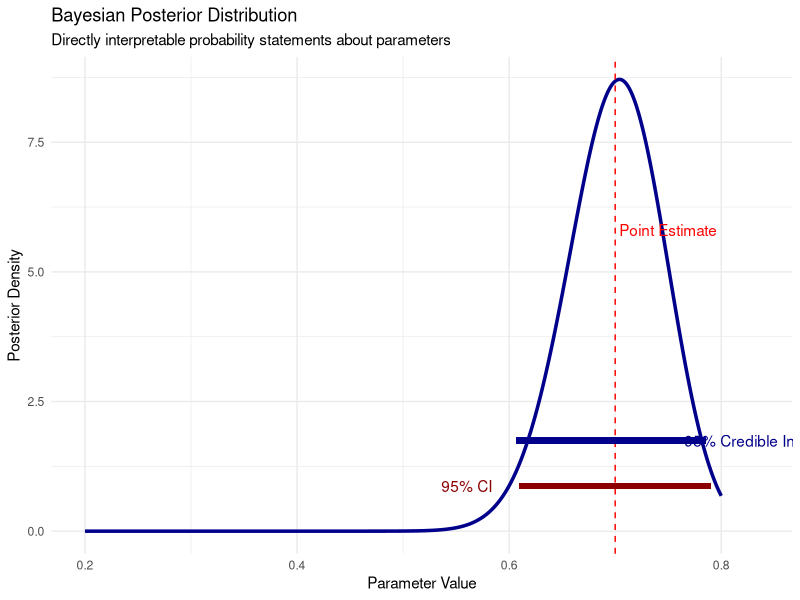
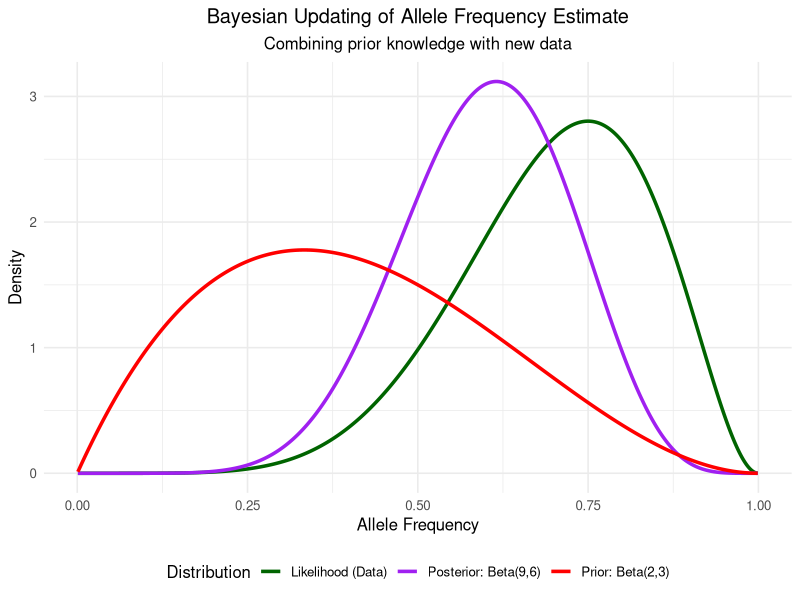
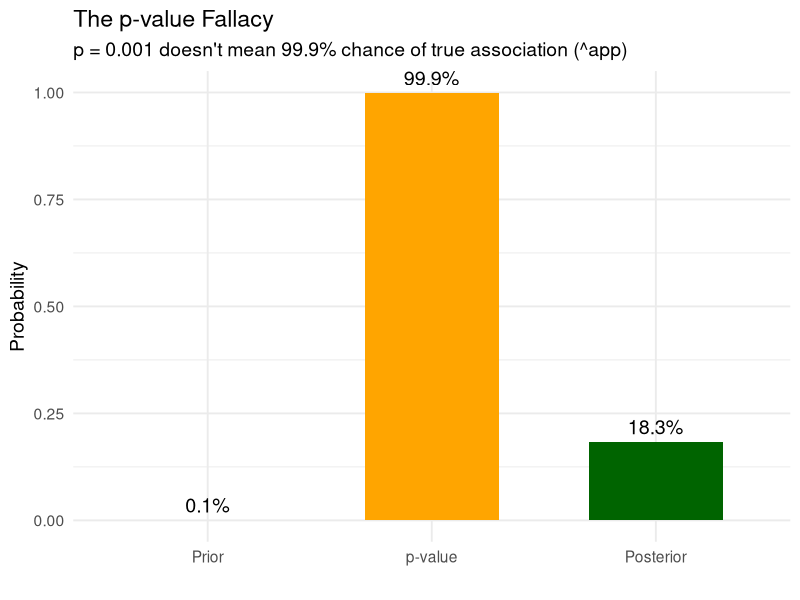
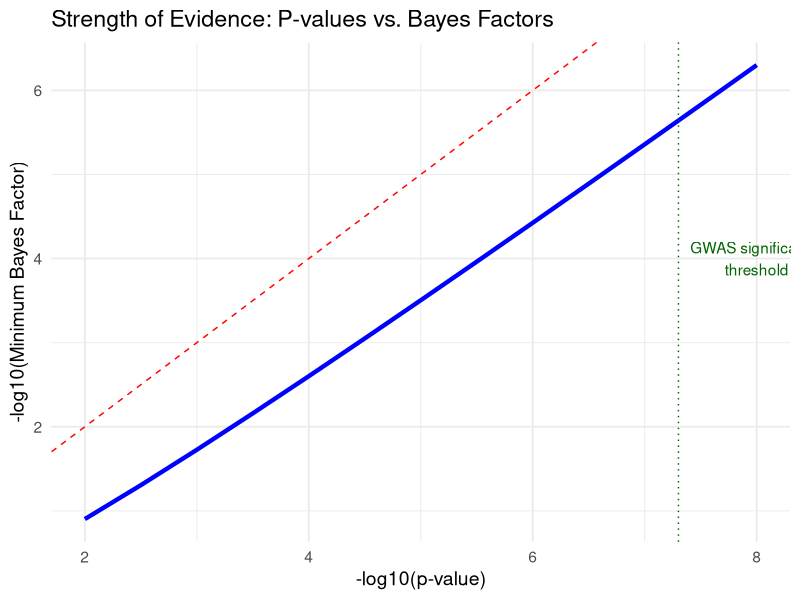
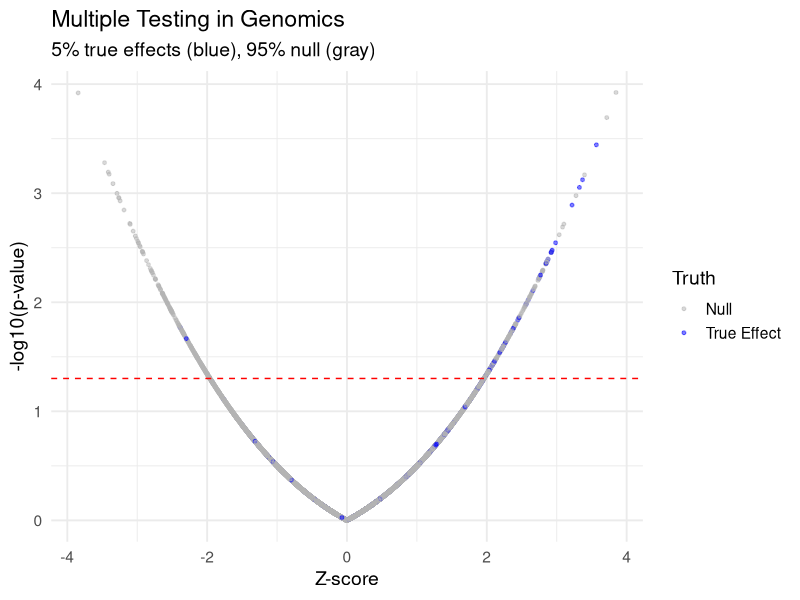
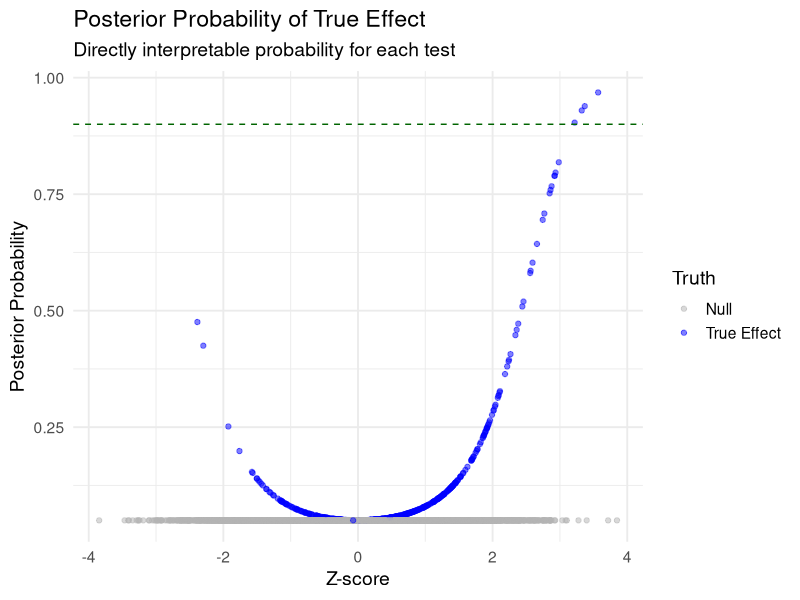
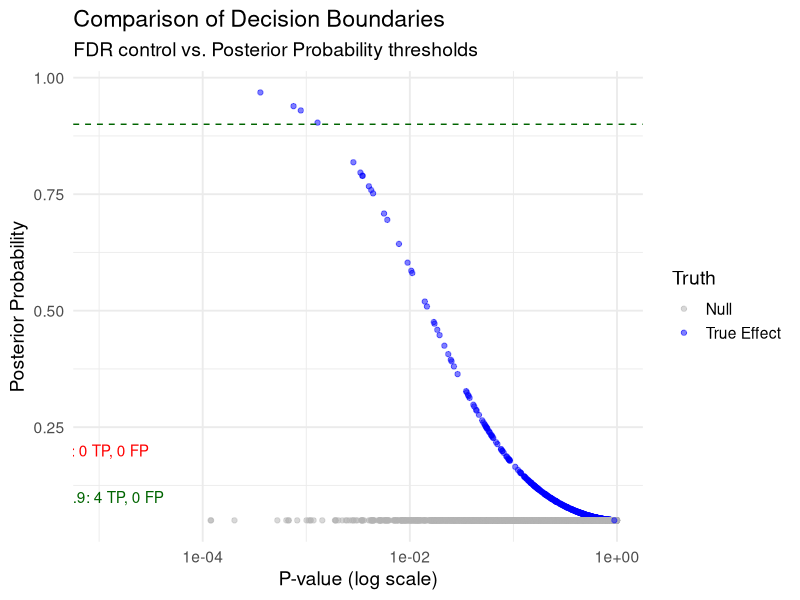
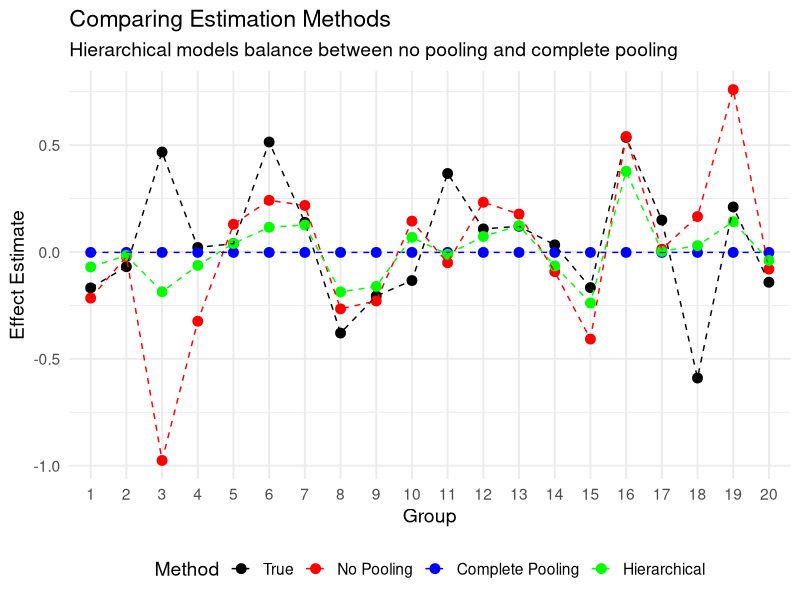

The R source for these figures, in order:
## ---- chunk 1
# Load necessary packages
library(tidyverse)
library(ggplot2)
library(reshape2)
library(viridis)
library(gtools)     # For Dirichlet distribution
library(gridExtra)  # For arranging plots

# Set a clean theme for all plots
theme_set(theme_minimal(base_size = 12) + 
          theme(plot.title = element_text(hjust = 0.5),
                plot.subtitle = element_text(hjust = 0.5)))

# Set seed for reproducibility
set.seed(42)
## ---- chunk 2
# Create example data for frequentist vs Bayesian comparison
x <- seq(0.2, 0.8, length = 1000)

# Bayesian posterior (beta distribution)
post_y <- dbeta(x, 70, 30)

# Create data frame for plotting
plot_data <- data.frame(
  x = x,
  y = post_y
)

# Point estimate
point_est <- 0.7
ci_lower <- 0.61
ci_upper <- 0.79
cred_lower <- qbeta(0.025, 70, 30)
cred_upper <- qbeta(0.975, 70, 30)

# Get maximum y value for annotation positioning
max_y_val <- max(plot_data$y)

# Plot
ggplot(plot_data, aes(x = x, y = y)) +
  geom_line(size = 1.2, color = "darkblue") +
  geom_vline(xintercept = point_est, color = "red", linetype = "dashed") +
  geom_segment(aes(x = ci_lower, xend = ci_upper, y = max_y_val/10, yend = max_y_val/10), 
               color = "darkred", size = 2) +
  geom_segment(aes(x = cred_lower, xend = cred_upper, y = max_y_val/5, yend = max_y_val/5), 
               color = "darkblue", size = 2) +
  annotate("text", x = point_est + 0.05, y = max_y_val/1.5, 
           label = "Point Estimate", color = "red") +
  annotate("text", x = ci_lower - 0.05, y = max_y_val/10, 
           label = "95% CI", color = "darkred") +
  annotate("text", x = cred_upper + 0.05, y = max_y_val/5, 
           label = "95% Credible Interval", color = "darkblue") +
  labs(title = "Bayesian Posterior Distribution",
       subtitle = "Directly interpretable probability statements about parameters",
       x = "Parameter Value", 
       y = "Posterior Density") +
  theme_minimal()
## ---- chunk 3
# Create data for three distributions
x <- seq(0.001, 0.999, length = 1000)
prior <- data.frame(x = x, y = dbeta(x, 2, 3), Distribution = "Prior: Beta(2,3)")
likelihood <- data.frame(x = x, y = dbeta(x, 7, 3), Distribution = "Likelihood (Data)")
posterior <- data.frame(x = x, y = dbeta(x, 9, 6), Distribution = "Posterior: Beta(9,6)")

# Combine data
all_distributions <- rbind(prior, likelihood, posterior)

# Plot all three distributions
ggplot(all_distributions, aes(x = x, y = y, color = Distribution)) +
  geom_line(size = 1.2) +
  scale_color_manual(values = c("darkgreen", "purple", "red")) +
  labs(title = "Bayesian Updating of Allele Frequency Estimate",
       subtitle = "Combining prior knowledge with new data",
       x = "Allele Frequency", 
       y = "Density") +
  theme(legend.position = "bottom")
## ---- chunk 4
# Parameters
prior_prob <- 1/1000  # Prior probability of true association
p_value <- 0.001      # Observed p-value

# Convert p-value to z-score
z <- qnorm(p_value/2, lower.tail = FALSE)

# Calculate Bayes factor (approximate)
bf <- exp(z^2/2)

# Calculate posterior probability
posterior <- (prior_prob * bf) / (prior_prob * bf + (1 - prior_prob))

# Create data for visualization
df <- data.frame(
  Stage = factor(c("Prior", "p-value", "Posterior"), 
                levels = c("Prior", "p-value", "Posterior")),
  Probability = c(prior_prob, 1-p_value, posterior),
  Label = c(paste0(round(prior_prob*100, 2), "%"), 
           paste0(round((1-p_value)*100, 1), "%"), 
           paste0(round(posterior*100, 1), "%"))
)

# Create plot
ggplot(df, aes(x = Stage, y = Probability)) +
  geom_bar(stat = "identity", fill = c("lightblue", "orange", "darkgreen"), width = 0.6) +
  geom_text(aes(label = Label), vjust = -0.5, size = 5) +
  ylim(0, 1) +
  labs(title = "The p-value Fallacy",
       subtitle = "p = 0.001 doesn't mean 99.9% chance of true association (^app)",
       x = "", y = "Probability") +
  theme_minimal(base_size = 14)
## ---- chunk 5
# Create data
p_values <- 10^seq(-8, -2, 0.5)
log10_p <- -log10(p_values)
min_bf <- -exp(1) * p_values * log(p_values)
log10_min_bf <- -log10(min_bf)

# Create plot data
plot_data <- data.frame(
  log10_p = log10_p,
  log10_min_bf = log10_min_bf
)

# Plot
ggplot(plot_data, aes(x = log10_p, y = log10_min_bf)) +
  geom_line(size = 1.5, color = "blue") +
  geom_abline(slope = 1, intercept = 0, linetype = "dashed", color = "red") +
  geom_vline(xintercept = -log10(5e-8), linetype = "dotted", color = "darkgreen") +
  annotate("text", x = 8, y = 4, label = "GWAS significance\nthreshold", color = "darkgreen") +
  labs(title = "Strength of Evidence: P-values vs. Bayes Factors",
       x = "-log10(p-value)",
       y = "-log10(Minimum Bayes Factor)") +
  theme_minimal(base_size = 14)
## ---- chunk 6
# Create illustration of multiple testing
set.seed(123)

# Parameters
n_tests <- 10000
pi1 <- 0.05  # Proportion of true effects
effect_size <- 0.5

# Generate true status
is_true <- rbinom(n_tests, 1, pi1)
n_true <- sum(is_true)

# Generate z-scores
z_scores <- rnorm(n_tests, mean = is_true * effect_size, sd = 1)
p_values <- 2 * pnorm(-abs(z_scores))

# Calculate posterior probabilities (simplified)
bf <- exp(0.5 * z_scores^2 * is_true)  # Simplified Bayes factor
post_prob <- (pi1 * bf) / (pi1 * bf + (1 - pi1))

# Apply Benjamini-Hochberg procedure
p_ordered <- order(p_values)
fdr_threshold <- 0.1
bh_significant <- rep(FALSE, n_tests)
for (i in 1:n_tests) {
  if (p_values[p_ordered[i]] <= fdr_threshold * i / n_tests) {
    bh_significant[p_ordered[i]] <- TRUE
  } else {
    break
  }
}

# Define high posterior probability
high_post <- post_prob > 0.9

# Create data for plotting
plot_data <- data.frame(
  z_score = z_scores,
  p_value = p_values,
  is_true = factor(is_true),
  bh_significant = factor(bh_significant),
  high_post = factor(high_post)
)

# Plot
library(ggplot2)
ggplot(plot_data, aes(x = z_score, y = -log10(p_value), color = is_true)) +
  geom_point(alpha = 0.5, size = 1) +
  geom_hline(yintercept = -log10(0.05), linetype = "dashed", color = "red") +
  scale_color_manual(values = c("0" = "gray70", "1" = "blue"),
                    labels = c("Null", "True Effect"),
                    name = "Truth") +
  labs(title = "Multiple Testing in Genomics",
       subtitle = paste0("5% true effects (blue), 95% null (gray)"),
       x = "Z-score", 
       y = "-log10(p-value)") +
  theme_minimal(base_size = 14)
## ---- chunk 7
# Plot posterior probabilities
ggplot(plot_data, aes(x = z_score)) +
  geom_point(aes(y = post_prob, color = is_true), alpha = 0.5) +
  geom_hline(yintercept = 0.9, linetype = "dashed", color = "darkgreen") +
  scale_color_manual(values = c("0" = "gray70", "1" = "blue"),
                    labels = c("Null", "True Effect"),
                    name = "Truth") +
  labs(title = "Posterior Probability of True Effect",
       subtitle = "Directly interpretable probability for each test",
       x = "Z-score", 
       y = "Posterior Probability") +
  theme_minimal(base_size = 14)
## ---- chunk 8
# Create data frame for decisions
decisions <- data.frame(
  z_score = z_scores,
  p_value = p_values,
  is_true = factor(is_true),
  BH_Decision = factor(ifelse(bh_significant, "Significant", "Not Significant")),
  Bayes_Decision = factor(ifelse(post_prob > 0.9, "High PP", "Low PP"))
)

# Count results
bh_true_pos <- sum(bh_significant & is_true == 1)
bh_false_pos <- sum(bh_significant & is_true == 0)
bh_false_neg <- sum(!bh_significant & is_true == 1)

bayes_true_pos <- sum(high_post & is_true == 1)
bayes_false_pos <- sum(high_post & is_true == 0)
bayes_false_neg <- sum(!high_post & is_true == 1)

# Plot
ggplot(decisions, aes(x = p_value, y = post_prob, color = is_true)) +
  geom_point(alpha = 0.5) +
  geom_vline(xintercept = max(p_values[bh_significant]), linetype = "dashed", color = "red") +
  geom_hline(yintercept = 0.9, linetype = "dashed", color = "darkgreen") +
  scale_color_manual(values = c("0" = "gray70", "1" = "blue"),
                    labels = c("Null", "True Effect"),
                    name = "Truth") +
  scale_x_log10() +
  annotate("text", x = 1e-5, y = 0.2, label = paste0("BH: ", bh_true_pos, " TP, ", bh_false_pos, " FP"), color = "red") +
  annotate("text", x = 1e-5, y = 0.1, label = paste0("PP>0.9: ", bayes_true_pos, " TP, ", bayes_false_pos, " FP"), color = "darkgreen") +
  labs(title = "Comparison of Decision Boundaries",
       subtitle = "FDR control vs. Posterior Probability thresholds",
       x = "P-value (log scale)", 
       y = "Posterior Probability") +
  theme_minimal(base_size = 14)
## ---- chunk 9
# Create example data for three approaches
set.seed(123)

# Number of groups
n_groups <- 20
true_effects <- rnorm(n_groups, 0, 0.3)  # True underlying effects
sample_sizes <- sample(c(5, 10, 20, 30, 50), n_groups, replace = TRUE)  # Sample sizes per group

# Generate observed data
observed_effects <- rnorm(n_groups, true_effects, 1/sqrt(sample_sizes))
observed_se <- 1/sqrt(sample_sizes)

# Calculate estimates under different approaches
# 1. No pooling (MLE)
no_pooling <- observed_effects

# 2. Complete pooling
complete_pooling <- rep(mean(observed_effects), n_groups)

# 3. Partial pooling (simplified hierarchical model)
# Estimate variance components
tau_sq <- max(0, var(observed_effects) - mean(1/sample_sizes))
shrinkage_factor <- tau_sq / (tau_sq + 1/sample_sizes)
partial_pooling <- complete_pooling + shrinkage_factor * (observed_effects - complete_pooling)

# Create data frame for plotting
plot_data <- data.frame(
  Group = factor(rep(1:n_groups, 4)),
  Estimate = c(true_effects, no_pooling, complete_pooling, partial_pooling),
  Method = factor(rep(c("True", "No Pooling", "Complete Pooling", "Hierarchical"), each = n_groups),
                levels = c("True", "No Pooling", "Complete Pooling", "Hierarchical"))
)

# Plot
library(ggplot2)
ggplot(plot_data, aes(x = Group, y = Estimate, color = Method, group = Method)) +
  geom_point(size = 3) +
  geom_line(linetype = "dashed") +
  scale_color_manual(values = c("True" = "black", "No Pooling" = "red", 
                               "Complete Pooling" = "blue", "Hierarchical" = "green")) +
  labs(title = "Comparing Estimation Methods",
       subtitle = "Hierarchical models balance between no pooling and complete pooling",
       x = "Group", y = "Effect Estimate") +
  theme_minimal(base_size = 14) +
  theme(legend.position = "bottom")
## ---- chunk 10
# Simulate data to illustrate moderated t-statistics
set.seed(456)

# Parameters
n_genes <- 1000
sample_size <- 4

# True variances from inverse-gamma
true_var <- 1/rgamma(n_genes, shape = 2, rate = 2)

# Observed variances (with sampling error)
observed_var <- true_var * rchisq(n_genes, df = sample_size - 1) / (sample_size - 1)

# Moderated variances (simplified)
prior_df <- 4
prior_var <- 1
post_var <- (observed_var * (sample_size - 1) + prior_var * prior_df) / 
            (sample_size - 1 + prior_df)

# Create data frame for plotting
var_data <- data.frame(
  GeneRank = 1:n_genes,
  TrueVar = sort(true_var),
  ObservedVar = observed_var[order(true_var)],
  ModeratedVar = post_var[order(true_var)]
)

# Plot
ggplot(var_data, aes(x = GeneRank)) +
  geom_line(aes(y = TrueVar, color = "True"), size = 1) +
  geom_line(aes(y = ObservedVar, color = "Observed"), size = 0.5, alpha = 0.5) +
  geom_line(aes(y = ModeratedVar, color = "Moderated"), size = 1) +
  scale_color_manual(values = c("True" = "black", "Observed" = "red", "Moderated" = "blue")) +
  labs(title = "Variance Moderation in Gene Expression Analysis",
       x = "Gene (ranked by true variance)",
       y = "Variance Estimate",
       color = "Method") +
  theme_minimal() +
  theme(legend.position = "bottom")
## ---- chunk 11
#| fig-height: 5
# Create a function to generate conjugate updating visualization
plot_conjugate_updating <- function() {
  # Initial prior
  alpha0 <- 2
  beta0 <- 8
  
  # Data observations (success/failure)
  data <- c(1, 1, 0, 1, 1, 0, 1, 1, 1, 0)
  
  # Create sequence for plotting
  x <- seq(0, 1, length.out = 200)
  
  # Initialize data frame for plotting
  plot_data <- data.frame()
  
  # Initial prior
  prior_y <- dbeta(x, alpha0, beta0)
  plot_data <- rbind(plot_data, data.frame(
    x = x, y = prior_y, 
    step = 0, 
    label = paste0("Prior: Beta(", alpha0, ",", beta0, ")")
  ))
  
  # Update step by step
  alpha <- alpha0
  beta <- beta0
  
  for (i in 1:length(data)) {
    # Update parameters
    if (data[i] == 1) {
      alpha <- alpha + 1
    } else {
      beta <- beta + 1
    }
    
    # Only plot a subset of steps for clarity
    if (i %in% c(1, 3, 5, 10)) {
      posterior_y <- dbeta(x, alpha, beta)
      plot_data <- rbind(plot_data, data.frame(
        x = x, y = posterior_y, 
        step = i, 
        label = paste0("After ", i, " observations: Beta(", alpha, ",", beta, ")")
      ))
    }
  }
  
  # Convert step to factor for proper ordering
  plot_data$step <- factor(plot_data$step, levels = c(0, 1, 3, 5, 10))
  
  # Create plot
  ggplot(plot_data, aes(x = x, y = y, color = step, group = step)) +
    geom_line(size = 1.2) +
    scale_color_brewer(palette = "Set1", 
                      name = "Update Step",
                      labels = c("Prior", "After 1 obs", "After 3 obs", 
                                "After 5 obs", "After 10 obs")) +
    labs(title = "Sequential Updating with Conjugate Prior",
         subtitle = "Beta-Binomial conjugacy for allele frequency estimation",
         x = "Allele Frequency", 
         y = "Density") +
    theme(legend.position = "bottom")
}

# Generate the plot
plot_conjugate_updating()
## ---- chunk 12
#| fig-height: 5
# Create a visualization of Beta-Binomial for allele frequencies
set.seed(123)

# Parameters
true_af <- 0.3
n_samples <- 20
n_reads_per_sample <- 30

# Generate data
genotypes <- rbinom(n_samples, 2, true_af)
read_counts <- rbinom(n_samples, n_reads_per_sample, genotypes/2)
total_alt <- sum(read_counts)
total_reads <- n_samples * n_reads_per_sample

# Create data for plotting
x <- seq(0, 1, length.out = 200)

# Different priors
priors <- list(
  "Flat" = c(1, 1),
  "Informative" = c(10, 20),
  "Incorrect" = c(20, 5)
)

# Create data frame for plotting
plot_data <- data.frame()

for (prior_name in names(priors)) {
  prior_params <- priors[[prior_name]]
  alpha_prior <- prior_params[1]
  beta_prior <- prior_params[2]
  
  # Prior
  prior_y <- dbeta(x, alpha_prior, beta_prior)
  
  # Posterior
  alpha_post <- alpha_prior + total_alt
  beta_post <- beta_prior + total_reads - total_alt
  posterior_y <- dbeta(x, alpha_post, beta_post)
  
  # Add to data frame
  plot_data <- rbind(plot_data, 
                    data.frame(
                      x = x,
                      y = prior_y,
                      Distribution = "Prior",
                      Prior = prior_name
                    ),
                    data.frame(
                      x = x,
                      y = posterior_y,
                      Distribution = "Posterior",
                      Prior = prior_name
                    ))
}

# Add true value line
plot_data$Distribution <- factor(plot_data$Distribution, 
                               levels = c("Prior", "Posterior"))

# Create plot
ggplot(plot_data, aes(x = x, y = y, color = Distribution, linetype = Prior)) +
  geom_line(size = 1.2) +
  geom_vline(xintercept = true_af, linetype = "dashed", color = "black") +
  scale_color_manual(values = c("Prior" = "blue", "Posterior" = "red")) +
  labs(title = "Beta-Binomial for Allele Frequency Estimation",
       subtitle = paste0("True AF = ", true_af, ", Observed = ", 
                       round(total_alt/total_reads, 3)),
       x = "Allele Frequency", 
       y = "Density") +
  theme(legend.position = "bottom")
## ---- chunk 13
#| fig-height: 5
# Create a visualization of Dirichlet-Multinomial
set.seed(234)

# Function to generate random points from a Dirichlet distribution
rdirichlet_2d <- function(n, alpha) {
  x <- rgamma(n, alpha[1], 1)
  y <- rgamma(n, alpha[2], 1)
  z <- rgamma(n, alpha[3], 1)
  s <- x + y + z
  return(data.frame(x = x/s, y = y/s, z = z/s))
}

# Parameters
prior_alpha <- c(2, 2, 2)  # Symmetric prior
true_props <- c(0.6, 0.3, 0.1)  # True proportions
n_samples <- 50

# Generate data
counts <- rmultinom(1, n_samples, true_props)

# Calculate posterior
posterior_alpha <- prior_alpha + counts

# Generate points for visualization
n_points <- 1000
prior_points <- rdirichlet_2d(n_points, prior_alpha)
posterior_points <- rdirichlet_2d(n_points, posterior_alpha)

# Combine data
prior_points$Distribution <- "Prior"
posterior_points$Distribution <- "Posterior"
all_points <- rbind(prior_points, posterior_points)

# Create ternary plot data
# We'll use a 2D projection since ggtern might not be available
project_ternary <- function(df) {
  # Convert to 2D coordinates
  df$X <- 0.5 * (2 * df$y + df$z) / (df$x + df$y + df$z)
  df$Y <- (sqrt(3)/2) * df$z / (df$x + df$y + df$z)
  return(df)
}

plot_data <- project_ternary(all_points)

# Add true value
true_point <- data.frame(x = true_props[1], y = true_props[2], z = true_props[3],
                        Distribution = "True Value")
true_point <- project_ternary(true_point)

# Create plot
ggplot(plot_data, aes(x = X, y = Y, color = Distribution)) +
  geom_point(alpha = 0.3, size = 1) +
  geom_point(data = true_point, color = "black", size = 5, shape = 8) +
  scale_color_manual(values = c("Prior" = "blue", "Posterior" = "red", "True Value" = "black")) +
  labs(title = "Dirichlet-Multinomial for Multiple Alleles",
       subtitle = paste0("Prior: Dirichlet(", paste(prior_alpha, collapse = ","), 
                       "), Counts: ", paste(counts, collapse = ",")),
       x = "", y = "") +
  theme(legend.position = "bottom",
        axis.text = element_blank(),
        axis.ticks = element_blank()) +
  annotate("text", x = 0, y = 0, label = "A") +
  annotate("text", x = 1, y = 0, label = "B") +
  annotate("text", x = 0.5, y = sqrt(3)/2, label = "C")
## ---- chunk 14
#| fig-height: 6
# Create a simple mixture model visualization
set.seed(123)

# Define mixture parameters
means <- c(-2.5, 1.5)
sds <- c(0.7, 1.2)
weights <- c(0.4, 0.6)

# Generate data from mixture
n_samples <- 1000
component <- sample(1:2, n_samples, replace = TRUE, prob = weights)
x <- rnorm(n_samples, mean = means[component], sd = sds[component])

# Create data frame for histogram
hist_data <- data.frame(x = x, component = factor(component))

# Create data for component densities
x_seq <- seq(-6, 6, length.out = 500)
comp1_density <- weights[1] * dnorm(x_seq, mean = means[1], sd = sds[1])
comp2_density <- weights[2] * dnorm(x_seq, mean = means[2], sd = sds[2])
mixture_density <- comp1_density + comp2_density

density_data <- data.frame(
  x = rep(x_seq, 3),
  y = c(comp1_density, comp2_density, mixture_density),
  Component = factor(rep(c("Component 1", "Component 2", "Mixture"), each = length(x_seq)))
)

# Create plot
ggplot() +
  geom_histogram(data = hist_data, aes(x = x, y = after_stat(density), fill = component), 
                bins = 50, alpha = 0.5, position = "identity") +
  geom_line(data = density_data, aes(x = x, y = y, color = Component), size = 1.2) +
  scale_fill_manual(values = c("lightblue", "lightgreen"), name = "True Component") +
  scale_color_manual(values = c("blue", "darkgreen", "red")) +
  labs(title = "Gaussian Mixture Model",
       subtitle = "Two underlying subpopulations create a complex distribution",
       x = "Value", 
       y = "Density") +
  theme(legend.position = "bottom")
## ---- chunk 15
#| fig-height: 6
# Simplified EM visualization
set.seed(789)

# Generate data from a mixture of two Gaussians
n <- 200
true_means <- c(-2, 2)
true_sds <- c(0.8, 0.8)
true_weights <- c(0.4, 0.6)

z <- sample(1:2, n, replace = TRUE, prob = true_weights)
x <- rnorm(n, mean = true_means[z], sd = true_sds[z])

# Create data for visualization
iterations <- c("Initial", "Iteration 1", "Iteration 3", "Final")
means1 <- c(-1, -1.5, -1.8, -2.0)
means2 <- c(1, 1.4, 1.8, 2.0)
sds1 <- c(1.2, 1.0, 0.9, 0.8)
sds2 <- c(1.2, 1.0, 0.9, 0.8)
weights1 <- c(0.5, 0.45, 0.42, 0.4)
weights2 <- c(0.5, 0.55, 0.58, 0.6)

# Create data frame for plotting
plot_data <- data.frame()
x_seq <- seq(-5, 5, length.out = 200)

for (i in 1:length(iterations)) {
  # Component 1
  comp1 <- data.frame(
    x = x_seq,
    y = weights1[i] * dnorm(x_seq, mean = means1[i], sd = sds1[i]),
    Component = "Component 1",
    Iteration = iterations[i]
  )
  
  # Component 2
  comp2 <- data.frame(
    x = x_seq,
    y = weights2[i] * dnorm(x_seq, mean = means2[i], sd = sds2[i]),
    Component = "Component 2",
    Iteration = iterations[i]
  )
  
  # Mixture
  mixture <- data.frame(
    x = x_seq,
    y = comp1$y + comp2$y,
    Component = "Mixture",
    Iteration = iterations[i]
  )
  
  plot_data <- rbind(plot_data, comp1, comp2, mixture)
}

# Create histogram data
hist_data <- data.frame(x = x, Iteration = "Data")

# Create plot
ggplot() +
  # Add histogram for data
  geom_histogram(data = hist_data, aes(x = x, y = after_stat(density)), 
                bins = 30, fill = "gray80", color = "black", alpha = 0.5) +
  # Add component and mixture densities
  geom_line(data = plot_data, 
           aes(x = x, y = y, color = Component, group = interaction(Component, Iteration)),
           size = 1) +
  # Facet by iteration
  facet_wrap(~ Iteration, ncol = 2) +
  # Customize colors
  scale_color_manual(values = c("Component 1" = "blue", 
                              "Component 2" = "green", 
                              "Mixture" = "red")) +
  # Add labels
  labs(title = "EM Algorithm Convergence",
       subtitle = "Mixture model fit improves with each iteration",
       x = "Value", 
       y = "Density") +
  theme_minimal() +
  theme(legend.position = "bottom")
## ---- chunk 16
#| fig-height: 6
# Create a visualization of population structure
set.seed(456)

# Number of individuals and populations
n_ind <- 60
n_pop <- 3

# Create admixture proportions
# First 20 individuals mostly from pop1, etc.
admixture <- matrix(0, nrow = n_ind, ncol = n_pop)
for (i in 1:n_ind) {
  if (i <= 20) {
    admixture[i,] <- c(0.8, 0.1, 0.1) + rnorm(3, 0, 0.05)
  } else if (i <= 40) {
    admixture[i,] <- c(0.1, 0.8, 0.1) + rnorm(3, 0, 0.05)
  } else {
    admixture[i,] <- c(0.1, 0.1, 0.8) + rnorm(3, 0, 0.05)
  }
  # Ensure proportions are positive and sum to 1
  admixture[i,] <- pmax(admixture[i,], 0)
  admixture[i,] <- admixture[i,] / sum(admixture[i,])
}

# Create data frame for plotting
admix_df <- data.frame(
  Individual = rep(1:n_ind, n_pop),
  Population = factor(rep(paste0("Pop", 1:n_pop), each = n_ind)),
  Proportion = c(admixture)
)

# Create barplot
ggplot(admix_df, aes(x = Individual, y = Proportion, fill = Population)) +
  geom_col(width = 1) +
  scale_fill_brewer(palette = "Set1") +
  labs(title = "Population Structure as a Mixture Model",
       subtitle = "Each individual is a mixture of ancestral populations",
       x = "Individual", 
       y = "Ancestry Proportion") +
  theme(axis.text.x = element_blank(),
        axis.ticks.x = element_blank())
## ---- chunk 17
#| fig-height: 6
#| fig-width: 6
#| echo: false
#| warning: false
#| message: false

library(ggplot2)
library(viridis)
library(patchwork)

set.seed(567)

n_ind <- 100
n_pop <- 3
n_markers <- 20

pop_freqs <- matrix(rbeta(n_pop * n_markers, 0.5, 0.5), nrow = n_pop)

# Create ancestry proportions
q <- matrix(0, nrow = n_ind, ncol = n_pop)
q[1:40, 1] <- rbeta(40, 10, 1)
q[41:70, 2] <- rbeta(30, 10, 1)
q[71:100, 3] <- rbeta(30, 10, 1)
q <- t(apply(q + 0.05, 1, function(x) x / sum(x)))

# Dataframes
q_df <- data.frame(
  Individual = rep(1:n_ind, n_pop),
  Population = factor(rep(paste0("Pop", 1:n_pop), each = n_ind)),
  Proportion = as.vector(q)
)

freq_df <- data.frame(
  Population = factor(rep(paste0("Pop", 1:n_pop), each = n_markers)),
  Marker = factor(rep(paste0("M", 1:n_markers), times = n_pop)),
  Frequency = c(pop_freqs)
)

# Plots
p1 <- ggplot(q_df, aes(x = Individual, y = Population, fill = Proportion)) +
  geom_tile() +
  scale_fill_viridis() +
  labs(title = "Ancestry Proportions",
       subtitle = "Each individual's genetic ancestry",
       x = "Individual", y = "Ancestral Population") +
  theme_minimal(base_size = 10) +
  theme(axis.text.x = element_blank(), axis.ticks.x = element_blank())

p2 <- ggplot(freq_df, aes(x = Marker, y = Population, fill = Frequency)) +
  geom_tile() +
  scale_fill_viridis() +
  labs(title = "Population Allele Frequencies",
       subtitle = "Each population's genetic profile",
       x = "Genetic Marker", y = "Ancestral Population") +
  theme_minimal(base_size = 10)

p1 / p2  # patchwork layout
## ---- chunk 18
# Create visualization of effect size mixtures
set.seed(789)

# Parameters
n_variants <- 500
pi0 <- 0.95  # Proportion of null effects

# Generate true effects
is_null <- rbinom(n_variants, 1, pi0)
true_effects <- rep(0, n_variants)
true_effects[is_null == 0] <- rnorm(sum(is_null == 0), 0, 0.5)

# Add noise to create observed effects
observed_effects <- true_effects + rnorm(n_variants, 0, 0.2)

# Create data frame for plotting
effect_df <- data.frame(
  Variant = 1:n_variants,
  TrueEffect = true_effects,
  ObservedEffect = observed_effects,
  IsNull = factor(is_null)
)

# Plot
ggplot(effect_df, aes(x = ObservedEffect, fill = IsNull)) +
  geom_histogram(bins = 40, alpha = 0.7, position = "identity") +
  scale_fill_manual(values = c("red", "gray70"), 
                   labels = c("Causal", "Null"),
                   name = "Variant Type") +
  labs(title = "Mixture of Effect Sizes in GWAS",
       subtitle = "Most variants have no effect (null)",
       x = "Observed Effect Size", 
       y = "Count") +
  theme_minimal() +
  theme(legend.position = "bottom")
## ---- chunk 19
#| fig-height: 6
# Create a visualization of multivariate effects
set.seed(345)

# Parameters
n_effects <- 200
n_conditions <- 4

# Create different effect patterns
patterns <- list(
  "Shared" = rep(1, n_conditions),
  "Condition1" = c(1, 0, 0, 0),
  "Condition2" = c(0, 1, 0, 0),
  "Conditions1&2" = c(1, 1, 0, 0),
  "Conditions3&4" = c(0, 0, 1, 1)
)

# Assign effects to patterns
n_per_pattern <- n_effects / length(patterns)
true_effects <- matrix(0, nrow = n_effects, ncol = n_conditions)
colnames(true_effects) <- paste0("Condition", 1:n_conditions)

current_idx <- 1
for (p in 1:length(patterns)) {
  pattern_name <- names(patterns)[p]
  pattern <- patterns[[p]]
  
  for (i in 1:n_per_pattern) {
    effect_size <- rnorm(1, 0, 0.5)
    true_effects[current_idx, ] <- pattern * effect_size
    current_idx <- current_idx + 1
  }
}

# Add noise to create observed effects
observed_effects <- true_effects + matrix(rnorm(n_effects * n_conditions, 0, 0.2),
                                        nrow = n_effects)

# Select a few examples for visualization
example_indices <- c(5, 45, 85, 125, 165)  # One from each pattern
example_data <- data.frame(
  Effect = rep(paste0("Effect", example_indices), each = n_conditions),
  Condition = rep(paste0("Condition", 1:n_conditions), times = length(example_indices)),
  TrueEffect = c(t(true_effects[example_indices, ])),
  ObservedEffect = c(t(observed_effects[example_indices, ]))
)

# Reshape for plotting
example_long <- reshape2::melt(example_data, 
                             id.vars = c("Effect", "Condition"),
                             variable.name = "EffectType",
                             value.name = "Value")

# Create plot
ggplot(example_long, aes(x = Condition, y = Value, color = EffectType, group = EffectType)) +
  geom_point(size = 3) +
  geom_line(size = 1) +
  facet_wrap(~ Effect, ncol = 3) +
  scale_color_manual(values = c("TrueEffect" = "blue", "ObservedEffect" = "red"),
                    labels = c("True Effect", "Observed Effect")) +
  labs(title = "Multivariate Effect Patterns",
       subtitle = "mash identifies and leverages these patterns",
       x = "", 
       y = "Effect Size",
       color = "") +
  theme(legend.position = "bottom")
## ---- chunk 20
# Simulate data for model averaging
set.seed(123)

# Generate data
x <- seq(0, 10, length.out = 20)
y_true <- 2 + 0.5*x - 0.03*x^2
y <- y_true + rnorm(length(x), 0, 1)
data <- data.frame(x = x, y = y)

# Define models
# M1: Linear
# M2: Quadratic
# M3: Cubic

# Fit models
fit1 <- lm(y ~ x, data = data)
fit2 <- lm(y ~ x + I(x^2), data = data)
fit3 <- lm(y ~ x + I(x^2) + I(x^3), data = data)

# Calculate BIC values
bic1 <- BIC(fit1)
bic2 <- BIC(fit2)
bic3 <- BIC(fit3)

# Convert to approximate posterior probabilities (using BIC approximation)
bic_min <- min(bic1, bic2, bic3)
post_prob1 <- exp(-0.5 * (bic1 - bic_min))
post_prob2 <- exp(-0.5 * (bic2 - bic_min))
post_prob3 <- exp(-0.5 * (bic3 - bic_min))
total <- post_prob1 + post_prob2 + post_prob3
post_prob1 <- post_prob1 / total
post_prob2 <- post_prob2 / total
post_prob3 <- post_prob3 / total

# Generate predictions
x_new <- seq(-1, 12, length.out = 100)
pred1 <- predict(fit1, newdata = data.frame(x = x_new), se.fit = TRUE)
pred2 <- predict(fit2, newdata = data.frame(x = x_new), se.fit = TRUE)
pred3 <- predict(fit3, newdata = data.frame(x = x_new), se.fit = TRUE)

# Create BMA prediction (weighted average)
pred_bma <- post_prob1 * pred1$fit + post_prob2 * pred2$fit + post_prob3 * pred3$fit
# Simplified variance calculation (not exact but illustrative)
var_bma <- post_prob1 * (pred1$se.fit^2) + post_prob2 * (pred2$se.fit^2) + post_prob3 * (pred3$se.fit^2) + 
           post_prob1 * (pred1$fit - pred_bma)^2 + post_prob2 * (pred2$fit - pred_bma)^2 + post_prob3 * (pred3$fit - pred_bma)^2

# Create plot data
plot_data <- data.frame(
  x = x,
  y = y
)

pred_data <- data.frame(
  x = rep(x_new, 4),
  y = c(pred1$fit, pred2$fit, pred3$fit, pred_bma),
  lower = c(pred1$fit - 1.96 * pred1$se.fit, 
            pred2$fit - 1.96 * pred2$se.fit,
            pred3$fit - 1.96 * pred3$se.fit,
            pred_bma - 1.96 * sqrt(var_bma)),
  upper = c(pred1$fit + 1.96 * pred1$se.fit, 
            pred2$fit + 1.96 * pred2$se.fit,
            pred3$fit + 1.96 * pred3$se.fit,
            pred_bma + 1.96 * sqrt(var_bma)),
  Model = factor(rep(c("Linear", "Quadratic", "Cubic", "Model Average"), each = length(x_new)),
                levels = c("Linear", "Quadratic", "Cubic", "Model Average"))
)

# True curve data
true_data <- data.frame(
  x = x_new,
  y = 2 + 0.5*x_new - 0.03*x_new^2
)

# Plot
library(ggplot2)
ggplot() +
  geom_point(data = plot_data, aes(x = x, y = y), alpha = 0.5) +
  geom_line(data = pred_data, aes(x = x, y = y, color = Model), size = 1) +
  geom_line(data = true_data, aes(x = x, y = y), linetype = "dashed", color = "black") +
  geom_ribbon(data = pred_data, aes(x = x, ymin = lower, ymax = upper, fill = Model), alpha = 0.2) +
  scale_color_brewer(palette = "Set1") +
  scale_fill_brewer(palette = "Set1") +
  labs(title = "Bayesian Model Averaging",
       subtitle = paste0("Model probabilities: Linear=", round(post_prob1*100), "%, ",
                        "Quadratic=", round(post_prob2*100), "%, ",
                        "Cubic=", round(post_prob3*100), "%"),
       x = "X", y = "Y") +
  theme_minimal(base_size = 14) +
  theme(legend.position = "bottom")
## ---- chunk 21
# Create BMA for fine-mapping visualization
set.seed(234)

# Create simulated data for a fine-mapping example
n_variants <- 20
r2_matrix <- matrix(0.9, n_variants, n_variants)
diag(r2_matrix) <- 1
for(i in 1:n_variants) {
  for(j in 1:n_variants) {
    r2_matrix[i,j] <- 0.9^abs(i-j)
  }
}

# True causal variants
causal_idx <- c(5, 12)

# Generate z-scores based on LD
z_scores <- rnorm(n_variants, 0, 0.2)
z_scores[causal_idx] <- rnorm(length(causal_idx), 4, 0.5)
z_scores <- z_scores + rnorm(n_variants, 0, 0.5)  # Add noise

# Convert to p-values
p_values <- 2 * pnorm(-abs(z_scores))

# Calculate approximate Bayes factors
bf <- exp(z_scores^2/2 - 1)

# Simplified FINEMAP-like calculation
# We'll create just a few candidate models for illustration
models <- list(
  model1 = c(5),        # Just variant 5
  model2 = c(12),       # Just variant 12
  model3 = c(5, 12),    # Both 5 and 12
  model4 = c(4, 5),     # 4 and 5
  model5 = c(11, 12)    # 11 and 12
)

# Calculate posterior odds for each model (simplified)
prior_odds <- c(0.1, 0.1, 0.05, 0.05, 0.05)  # Prior model probabilities
post_odds <- rep(1, length(models))

for(i in 1:length(models)) {
  post_odds[i] <- prior_odds[i] * prod(bf[models[[i]]])
}
post_probs <- post_odds / sum(post_odds)

# Calculate marginal inclusion probabilities for each variant
pip <- rep(0, n_variants)
for(i in 1:length(models)) {
  pip[models[[i]]] <- pip[models[[i]]] + post_probs[i]
}

# Create data for plotting
finemap_data <- data.frame(
  Variant = 1:n_variants,
  Z_score = z_scores,
  P_value = p_values,
  PIP = pip,
  Causal = 1:n_variants %in% causal_idx
)

# Plot
ggplot(finemap_data) +
  geom_point(aes(x = Variant, y = -log10(P_value)), color = "blue", size = 3) +
  geom_point(aes(x = Variant, y = PIP), color = "red", size = 3) +
  geom_vline(xintercept = causal_idx, linetype = "dashed", color = "darkgreen") +
  scale_y_continuous(
    name = "-log10(p-value)",
    sec.axis = sec_axis(~., name = "Posterior Inclusion Probability")
  ) +
  labs(title = "Bayesian Fine-Mapping with Model Averaging",
       subtitle = "Green dashed lines indicate true causal variants",
       x = "Variant Position") +
  theme_minimal(base_size = 14) +
  annotate("text", x = 3, y = 0.8, label = "PIPs (red)", color = "red") +
  annotate("text", x = 3, y = 0.7, label = "P-values (blue)", color = "blue")
## ---- chunk 22
# Create data for model selection vs BMA comparison
set.seed(345)

# Generate some data with model uncertainty
n <- 50
x <- seq(-3, 3, length.out = n)
true_y <- 2 + 0.2*x^2 + 0.1*sin(x*pi)
y <- true_y + rnorm(n, 0, 0.5)

# Fit multiple models
fit1 <- lm(y ~ x)                   # Linear
fit2 <- lm(y ~ x + I(x^2))          # Quadratic
fit3 <- lm(y ~ x + I(x^2) + I(x^3)) # Cubic
fit4 <- lm(y ~ sin(pi*x) + cos(pi*x)) # Trigonometric

# Calculate BIC
bic1 <- BIC(fit1)
bic2 <- BIC(fit2)
bic3 <- BIC(fit3)
bic4 <- BIC(fit4)

# Best model by BIC
bic_values <- c(bic1, bic2, bic3, bic4)
best_model_idx <- which.min(bic_values)
best_model <- c("Linear", "Quadratic", "Cubic", "Trigonometric")[best_model_idx]

# Convert to posterior probabilities
bic_min <- min(bic_values)
post_probs <- exp(-0.5 * (bic_values - bic_min))
post_probs <- post_probs / sum(post_probs)

# Create plot data for model comparison
x_grid <- seq(-4, 4, length.out = 200)
pred1 <- predict(fit1, newdata = data.frame(x = x_grid))
pred2 <- predict(fit2, newdata = data.frame(x = x_grid))
pred3 <- predict(fit3, newdata = data.frame(x = x_grid))
pred4 <- predict(fit4, newdata = data.frame(x = x_grid))

# BMA prediction
pred_bma <- pred1 * post_probs[1] + pred2 * post_probs[2] + 
            pred3 * post_probs[3] + pred4 * post_probs[4]

# True values
true_grid <- 2 + 0.2*x_grid^2 + 0.1*sin(x_grid*pi)

# Plot data
plot_data <- data.frame(
  x = rep(x_grid, 6),
  y = c(pred1, pred2, pred3, pred4, pred_bma, true_grid),
  Model = factor(rep(c("Linear", "Quadratic", "Cubic", "Trigonometric", "BMA", "True"), each = length(x_grid)),
                levels = c("Linear", "Quadratic", "Cubic", "Trigonometric", "BMA", "True"))
)

# Original data
orig_data <- data.frame(x = x, y = y)

# Plot
ggplot() +
  geom_point(data = orig_data, aes(x = x, y = y), alpha = 0.4) +
  geom_line(data = plot_data, aes(x = x, y = y, color = Model, size = Model, linetype = Model)) +
  scale_color_manual(values = c("Linear" = "blue", "Quadratic" = "green", 
                               "Cubic" = "purple", "Trigonometric" = "orange",
                               "BMA" = "red", "True" = "black")) +
  scale_size_manual(values = c("Linear" = 0.7, "Quadratic" = 0.7, 
                              "Cubic" = 0.7, "Trigonometric" = 0.7,
                              "BMA" = 1.2, "True" = 1.2)) +
  scale_linetype_manual(values = c("Linear" = "solid", "Quadratic" = "solid", 
                                  "Cubic" = "solid", "Trigonometric" = "solid",
                                  "BMA" = "solid", "True" = "dashed")) +
  labs(title = "Model Selection vs. Model Averaging",
       subtitle = paste0("Model probabilities: Linear=", round(post_probs[1]*100), "%, ",
                       "Quadratic=", round(post_probs[2]*100), "%, ",
                       "Cubic=", round(post_probs[3]*100), "%, ",
                       "Trig=", round(post_probs[4]*100), "%"),
       x = "X", y = "Y") +
  theme_minimal(base_size = 14) +
  theme(legend.position = "bottom")
## ---- chunk 23
#| fig-height: 6
# Create a visualization of Bayesian meta-analysis
set.seed(678)

# Parameters
n_studies <- 8
true_effect <- 0.3
heterogeneity <- 0.1

# Generate study-specific effects
study_effects <- rnorm(n_studies, true_effect, heterogeneity)

# Make one study an outlier
study_effects[n_studies] <- -0.2

# Generate observed effects and standard errors
sample_sizes <- round(runif(n_studies, 100, 500))
standard_errors <- 1 / sqrt(sample_sizes)
observed_effects <- rnorm(n_studies, study_effects, standard_errors)

# Create data frame for forest plot
meta_df <- data.frame(
  Study = paste0("Study ", 1:n_studies),
  Effect = observed_effects,
  SE = standard_errors,
  LowerCI = observed_effects - 1.96 * standard_errors,
  UpperCI = observed_effects + 1.96 * standard_errors
)

# Add meta-analysis results
# 1. Fixed effects
fixed_weights <- 1 / standard_errors^2
fixed_effect <- sum(fixed_weights * observed_effects) / sum(fixed_weights)
fixed_se <- sqrt(1 / sum(fixed_weights))

# 2. Random effects (simplified)
tau2 <- max(0, (sum(fixed_weights * (observed_effects - fixed_effect)^2) - (n_studies - 1)) / 
             (sum(fixed_weights) - sum(fixed_weights^2) / sum(fixed_weights)))
random_weights <- 1 / (standard_errors^2 + tau2)
random_effect <- sum(random_weights * observed_effects) / sum(random_weights)
random_se <- sqrt(1 / sum(random_weights))

# 3. Bayesian robust (simplified - downweights outliers)
robust_weights <- 1 / (standard_errors^2 + tau2 + 0.1 * (observed_effects - random_effect)^2)
robust_effect <- sum(robust_weights * observed_effects) / sum(robust_weights)
robust_se <- sqrt(1 / sum(robust_weights))

# Add to data frame
meta_results <- data.frame(
  Study = c("Fixed Effects", "Random Effects", "Bayesian Robust"),
  Effect = c(fixed_effect, random_effect, robust_effect),
  SE = c(fixed_se, random_se, robust_se),
  LowerCI = c(fixed_effect - 1.96 * fixed_se, 
             random_effect - 1.96 * random_se,
             robust_effect - 1.96 * robust_se),
  UpperCI = c(fixed_effect + 1.96 * fixed_se, 
             random_effect + 1.96 * random_se,
             robust_effect + 1.96 * robust_se)
)

# Combine data
plot_df <- rbind(
  meta_df,
  meta_results
)

# Add a grouping variable
plot_df$Group <- ifelse(plot_df$Study %in% meta_results$Study, "Meta-Analysis", "Individual Studies")
plot_df$Group <- factor(plot_df$Group, levels = c("Individual Studies", "Meta-Analysis"))

# Order studies
plot_df$Study <- factor(plot_df$Study, 
                      levels = c(paste0("Study ", 1:n_studies), 
                                "Fixed Effects", "Random Effects", "Bayesian Robust"))

# Create forest plot
ggplot(plot_df, aes(x = Effect, y = Study, color = Group)) +
  geom_vline(xintercept = 0, linetype = "dashed", color = "gray") +
  geom_vline(xintercept = true_effect, linetype = "dotted", color = "darkgreen") +
  geom_point(aes(size = 1/SE)) +
  geom_errorbarh(aes(xmin = LowerCI, xmax = UpperCI), height = 0.2) +
  scale_color_manual(values = c("Individual Studies" = "blue", "Meta-Analysis" = "red")) +
  scale_size_continuous(guide = "none") +
  labs(title = "Bayesian Meta-Analysis",
       subtitle = "Green dotted line shows true effect; note how Bayesian robust method handles outlier",
       x = "Effect Size", 
       y = "") +
  theme(legend.position = "bottom")
## ---- chunk 24
# Simulate an adaptive trial
set.seed(42)

# Parameters
true_effect <- 0.15  # 15% improvement
max_patients <- 500
interim_points <- seq(100, max_patients, by = 100)
success_threshold <- 0.95

# Generate mock data and posterior probabilities
patients <- seq(10, max_patients, by = 10)
superiority_probs <- c(0.51, 0.55, 0.60, 0.64, 0.67, 0.70, 
                      0.73, 0.75, 0.78, 0.80, 0.82, 0.84,
                      0.85, 0.87, 0.88, 0.89, 0.90, 0.91,
                      0.92, 0.93, 0.94, 0.94, 0.95, 0.95,
                      0.96, 0.96, 0.97, 0.97, 0.97, 0.97,
                      0.97, 0.98, 0.98, 0.98, 0.98, 0.98,
                      0.98, 0.98, 0.98, 0.98, 0.99, 0.99,
                      0.99, 0.99, 0.99, 0.99, 0.99, 0.99, 0.99, 0.99)

# Plot
plot(patients, superiority_probs, type="l", lwd=2, col="blue",
     main="Bayesian Adaptive Trial Simulation",
     xlab="Number of Patients Enrolled",
     ylab="P(Treatment > Control)",
     ylim=c(0.5, 1))
abline(h=success_threshold, lty=2, col="red")
text(max_patients*0.8, success_threshold+0.02, 
     "Superiority Threshold (95%)", col="red")

# Mark stopping point
stopping_point <- min(which(superiority_probs >= success_threshold))
points(patients[stopping_point], superiority_probs[stopping_point], 
       col="green", pch=19, cex=2)
text(patients[stopping_point]+50, superiority_probs[stopping_point], 
     paste("Trial stops after", patients[stopping_point], "patients"))
## ---- chunk 25
#| fig-height: 6
# Create a visualization of Bayesian fine-mapping
set.seed(456)

# Parameters
n_snps <- 50
causal_idx <- 25

# Create correlation structure (LD)
pos <- 1:n_snps
ld_matrix <- exp(-abs(outer(pos, pos, "-")) / 10)

# Generate true effects (only one causal variant)
true_effects <- rep(0, n_snps)
true_effects[causal_idx] <- 0.5

# Generate observed effects based on LD
observed_effects <- as.vector(ld_matrix %*% true_effects + rnorm(n_snps, 0, 0.1))

# Calculate p-values
p_values <- 2 * pnorm(-abs(observed_effects))

# Calculate Bayes factors (simplified)
bayes_factors <- exp(observed_effects^2 / 2)

# Calculate posterior probabilities (assuming 1/n_snps prior)
prior <- 1/n_snps
posterior_probs <- (prior * bayes_factors) / sum(prior * bayes_factors)

# Create data frame for plotting
fine_map_df <- data.frame(
  SNP = 1:n_snps,
  Position = pos,
  ObservedEffect = observed_effects,
  PValue = p_values,
  PosteriorProb = posterior_probs,
  Causal = (1:n_snps == causal_idx)
)

# Calculate 95% credible set
sorted_idx <- order(posterior_probs, decreasing = TRUE)
cumulative_prob <- cumsum(posterior_probs[sorted_idx])
credible_set <- sorted_idx[cumulative_prob <= 0.95]
fine_map_df$InCredibleSet <- (1:n_snps %in% credible_set)

# Create plot
ggplot(fine_map_df, aes(x = Position)) +
  geom_point(aes(y = -log10(PValue), color = "P-value"), size = 3, alpha = 0.7) +
  geom_point(aes(y = PosteriorProb * 10, color = "Posterior"), size = 3, alpha = 0.7) +
  geom_vline(xintercept = pos[causal_idx], linetype = "dashed", color = "red") +
  geom_rect(data = subset(fine_map_df, InCredibleSet),
            aes(xmin = Position - 0.4, xmax = Position + 0.4, 
                ymin = 0, ymax = -0.2),
            fill = "darkgreen", alpha = 0.3) +
  scale_color_manual(values = c("P-value" = "blue", "Posterior" = "darkgreen"),
                    name = "Measure") +
  scale_y_continuous(
    name = "-log10(p-value)",
    sec.axis = sec_axis(~./10, name = "Posterior Probability")
  ) +
  annotate("text", x = n_snps * 0.8, y = 1, 
           label = "95% Credible Set", color = "darkgreen") +
  labs(title = "Bayesian Fine-Mapping vs. P-values",
       subtitle = "Green bars indicate 95% credible set; red line is true causal variant",
       x = "Genomic Position") +
  theme_minimal() +
  theme(legend.position = "bottom")
